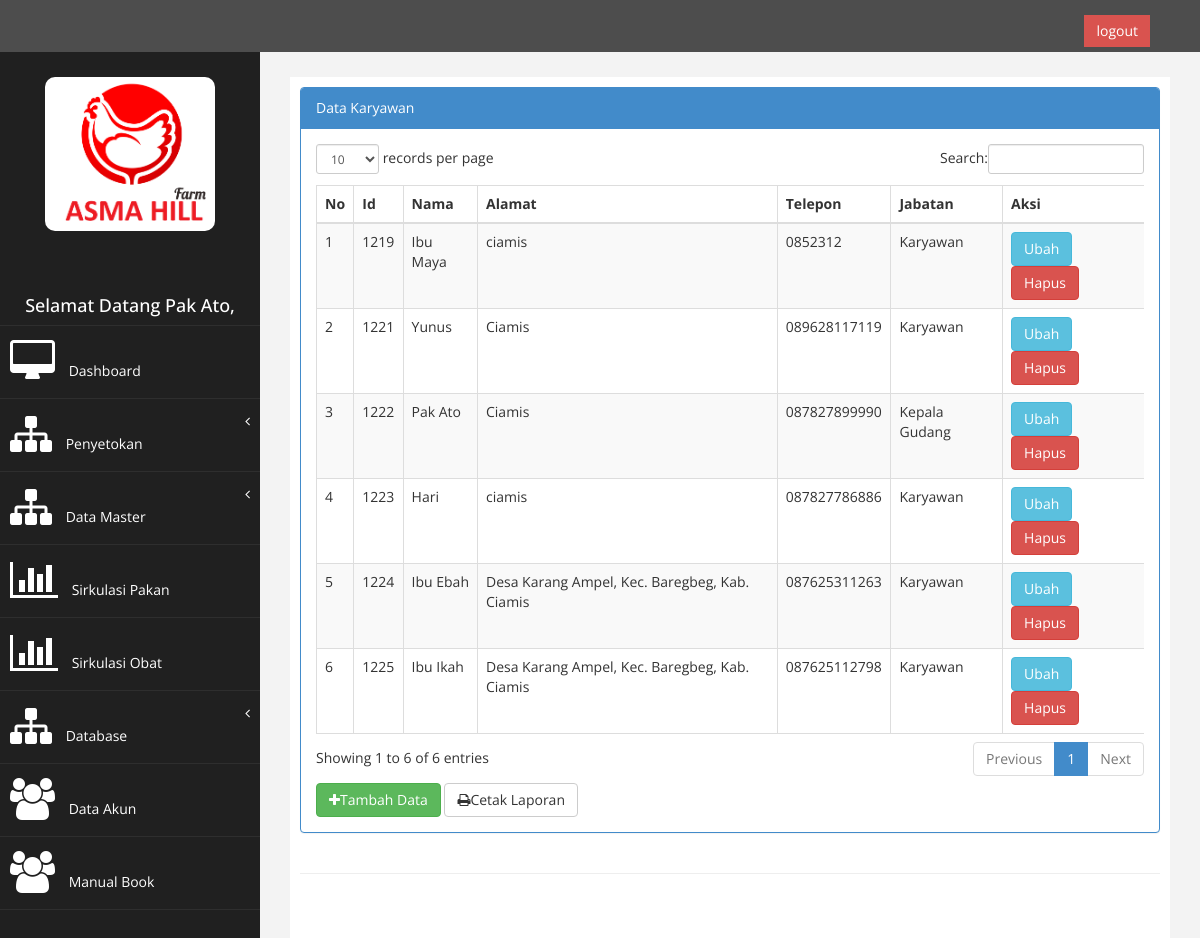
Screenshot of /index.php?page=data_karyawan (signed in) with the database file from the repository.
### tables this page shows
CREATE TABLE `tb_karyawan` (
  `id_karyawan` int(11) NOT NULL AUTO_INCREMENT,
  `nama_karyawan` varchar(250) NOT NULL,
  `alamat_karyawan` varchar(250) NOT NULL,
  `telepon_karyawan` varchar(14) NOT NULL,
  `jabatan_karyawan` varchar(50) NOT NULL,
  PRIMARY KEY (`id_karyawan`)
);

### page/data_karyawan/data_karyawan.php (the view)
<div class="row">
                <div class="col-md-12">
                    <div class="panel panel-primary">
                        <div class="panel-heading">
                             Data Karyawan
                        </div>
                        <div class="panel-body">
                            <div class="table-responsive">
                                <table class="table table-striped table-bordered table-hover" id="dataTables-example">
                                    <thead>
                                        <tr>
                                        	<th>No</th>
                                            <th>Id</th>
                                            <th>Nama</th>
                                            <th>Alamat</th>
                                            <th>Telepon</th>
                                            <th>Jabatan</th>
                                            <th>Aksi</th>
                                        </tr>
                                    </thead>
                                    <tbody>
                                    <?php
                                    $no = 1;
                                    $sql = $koneksi->query("select * from tb_karyawan");
                                    while ($data= $sql->fetch_assoc()){
                                    	 $jabatan_karyawan =$data['jabatan_karyawan'];
                                    ?>
                                    <tr>
                                    <td><?php echo $no++; ?></td>
                                    <td><?php echo $data['id_karyawan']; ?></td>
                                    <td><?php echo $data['nama_karyawan']; ?></td>
                                    <td><?php echo $data['alamat_karyawan']; ?></td>
                                    <td><?php echo $data['telepon_karyawan']; ?></td>
                                    <td><?php If($jabatan_karyawan=="kr"){
                                                Echo "Karyawan";
                                            }Else if($jabatan_karyawan=="kpg"){
                                                Echo "Kepala Gudang";
                                            }?></td>
                                    <td>
                                    <a href="?page=data_karyawan&aksi=ubah&id=<?php echo $data['id_karyawan'];?>"  class="btn btn-info">Ubah</a>
                                    <a onclick="return confirm('Anda Yakin Akan Menghapus Data Ini?')" href="?page=data_karyawan&aksi=hapus&id=<?php echo $data['id_karyawan']; ?>" class="btn btn-danger">Hapus</a>
                                    </td>
                                    </tr>
                                    <?php } ?>
                                    </tbody>
                                    </table>
                                    </div>
                                    <a href="?page=data_karyawan&aksi=tambah" class="btn btn-success" style="margin-bottom: : 8px";><i class="fa fa-plus"></i>Tambah Data</a>
                                    <a href="./laporan/laporan_karyawan.php" target="blank" class="btn btn-default" style="margin-bottom: : 8px";><i class="fa fa-print"></i>Cetak Laporan</a>
                                       </div>
                                        </div>
                                         </div>
                                          </div>

### assets/css/custom.css (style rules this page uses)
body { font-family: 'Open Sans', sans-serif; }

### rows the page displays
tb_karyawan: id_karyawan "1219", nama_karyawan "Ibu Maya", alamat_karyawan "ciamis", telepon_karyawan "0852312", jabatan_karyawan "Karyawan"
tb_karyawan: id_karyawan "1221", nama_karyawan "Yunus", alamat_karyawan "Ciamis", telepon_karyawan "089628117119", jabatan_karyawan "Karyawan"
tb_karyawan: id_karyawan "1222", nama_karyawan "Pak Ato", alamat_karyawan "Ciamis", telepon_karyawan "087827899990", jabatan_karyawan "Kepala Gudang"
tb_karyawan: id_karyawan "1223", nama_karyawan "Hari", alamat_karyawan "ciamis", telepon_karyawan "087827786886", jabatan_karyawan "Karyawan"
tb_karyawan: id_karyawan "1224", nama_karyawan "Ibu Ebah", alamat_karyawan "Desa Karang Ampel, Kec. Baregbeg, Kab. Ciamis", telepon_karyawan "087625311263", jabatan_karyawan "Karyawan"
tb_karyawan: id_karyawan "1225", nama_karyawan "Ibu Ikah", alamat_karyawan "Desa Karang Ampel, Kec. Baregbeg, Kab. Ciamis", telepon_karyawan "087625112798", jabatan_karyawan "Karyawan"

### other values shown
$_SESSION['nama'] "Pak Ato"
